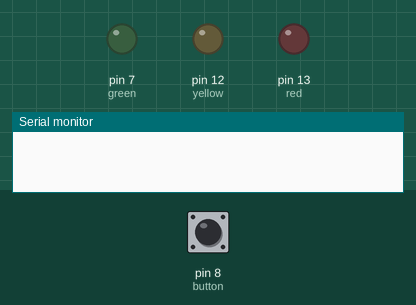
This sketch was run on a simulated Arduino Uno, built with avr-gcc and run on an emulated ATmega328P. On the bench: output pins drawn as LEDs (lit = HIGH), the last lines printed to the serial monitor. Inputs (shaded band) come from the test bench; at power-on: pin 8 (button) HIGH.

Above: at 1.2 s.
1.3 s: pin 8 (button) pulled LOW for 0.15 s
At 1.8 s:
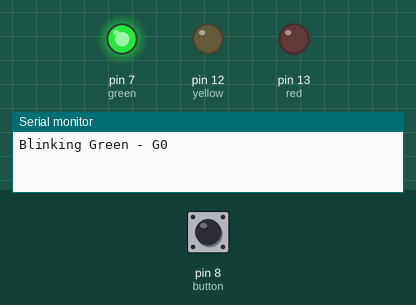
4.4 s: pin 8 (button) pulled LOW for 1 s
At 6.1 s:
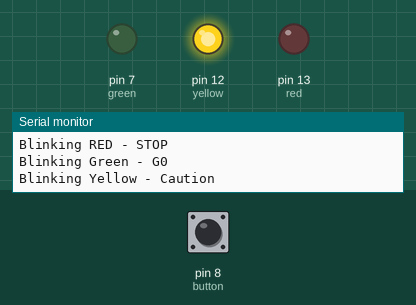
8.4 s: pin 8 (button) pulled LOW for 3.2 s
At 11.1 s:
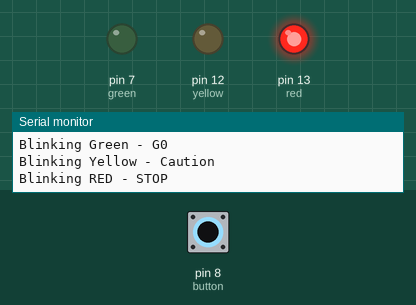
Timing chart, 0 to 15.9 s (numbered marks = the images above; inputs shaded):
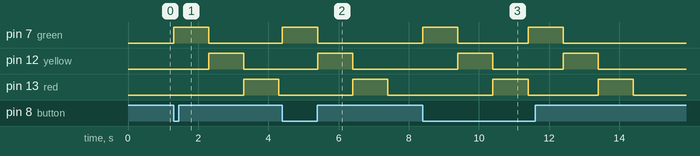

The sketch:

1._Button_Blink_LED.ino
```cpp
/*Project 1: Button Blink LED
 * Author: Anwar Hussein
 * Date: 12/5/2018
 */

/*
 * This is project was programed on Arduino IDE by using sparkfun REDboard.
 * In this project a LEDs will be controlled by a button press. A 9600 baud rate
 * serial communication was implemented to monitor the status of the LEDs. When a
 * button is pressed the LEDS will blink in a pattern and the color that is blinking
 * will be displayed on a serial monitor.
 *
 *
 */


 //declaring Variables
int yellow = 12;
int red = 13;
int green = 7;
int button = 8;
int i=0;


// Pin assignment adn serial connection declaration
void setup() {
  // start Serial connection 9600 buad rate
  Serial.begin(9600);

  //set pins as input and output pins
  pinMode (yellow, OUTPUT);
  pinMode (red, OUTPUT);
  pinMode (green, OUTPUT);

  // set pin as input and connect to internal pullup resistor
  pinMode (button, INPUT_PULLUP);

}

void loop(){

// On Button press the Green LED Blinks and The variable I = 1

if( digitalRead(button) == LOW)  {
  digitalWrite(green, HIGH);
  Serial.println("Blinking Green - G0"); // Text "Blinking Green-GO" willbe
  i++;                                   //dispalyed on the serial monitor
  delay(1000);

   digitalWrite(green, LOW); // After a second the green led will be off
  }

/*   After the Red LED turns off the value of i=1 therefore the next instruction will execute
 * The yellow LED will Trun on and the text "Blinking Yellow - Caution" will be displyed
*/

 if( i == 1)
 {
  digitalWrite(yellow, HIGH);
  Serial.println("Blinking Yellow - Caution ");
  delay(1000);

  digitalWrite(yellow, LOW); // The yelllow LED will turn off after a second.

  i++ ; // The value of i = 2, increaments by one.
 }

 /*
 * The next instruction will execute since the value of i = 2.
 * The Red Led will turn on and the text "Blinking RED - STOP" will be displayed.
 */

 if (i == 2) {
  digitalWrite(red, HIGH);
   Serial.println("Blinking RED - STOP");
  i = 0;
  delay(1000);

  digitalWrite(red, LOW);
 }
}
```

Measured:
- after the input at 1.3 s, pin 7 (green): LOW → HIGH at once, → LOW 1.0 s later; pin 12 (yellow): LOW → HIGH after 1.0 s, → LOW 1.0 s later; pin 13 (red): LOW → HIGH after 2.0 s, → LOW 1.0 s later
- after the input at 4.4 s, pin 7 (green): LOW → HIGH at once, → LOW 1.0 s later; pin 12 (yellow): LOW → HIGH after 1.0 s, → LOW 1.0 s later; pin 13 (red): LOW → HIGH after 2.0 s, → LOW 1.0 s later
- after the input at 8.4 s, pin 7 (green): alternates HIGH for 1.0 s and LOW for 2.0 s, 4 changes in all, then stays LOW, starting at once; pin 12 (yellow): alternates HIGH for 1.0 s and LOW for 2.0 s, 4 changes in all, then stays LOW, starting after 1.0 s
